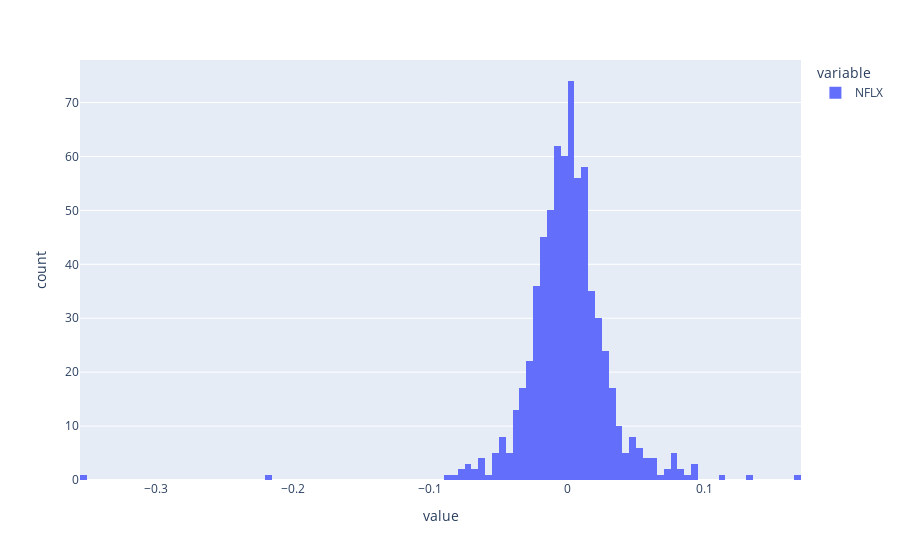

Here is the notebook cell this chart was saved with:
### Code cell
close['NFLX'] #Another way to get a section of data from a section of data
close['NFLX'].pct_change().plot(kind='hist')#this graphs the percentile changes as a histogram

### Figure 1 — Plotly figure (JSON) as saved in the notebook; plotly's stock layout.template omitted (floating-point values rounded to 4 significant figures; data arrays with more than 128 entries replaced by an {"elided": "..."} marker saying what was removed)
{"data": [{"alignmentgroup": "True", "bingroup": "x", "hovertemplate": "variable=NFLX<br>value=%{x}<br>count=%{y}<extra></extra>", "legendgroup": "NFLX", "marker": {"color": "#636efa", "pattern": {"shape": ""}}, "name": "NFLX", "offsetgroup": "NFLX", "orientation": "v", "showlegend": true, "type": "histogram", "x": {"elided": "688 float values"}, "xaxis": "x", "yaxis": "y"}], "layout": {"barmode": "relative", "legend": {"title": {"text": "variable"}, "tracegroupgap": 0}, "margin": {"t": 60}, "xaxis": {"anchor": "y", "domain": [0, 1], "title": {"text": "value"}}, "yaxis": {"anchor": "x", "domain": [0, 1], "title": {"text": "count"}}}}
